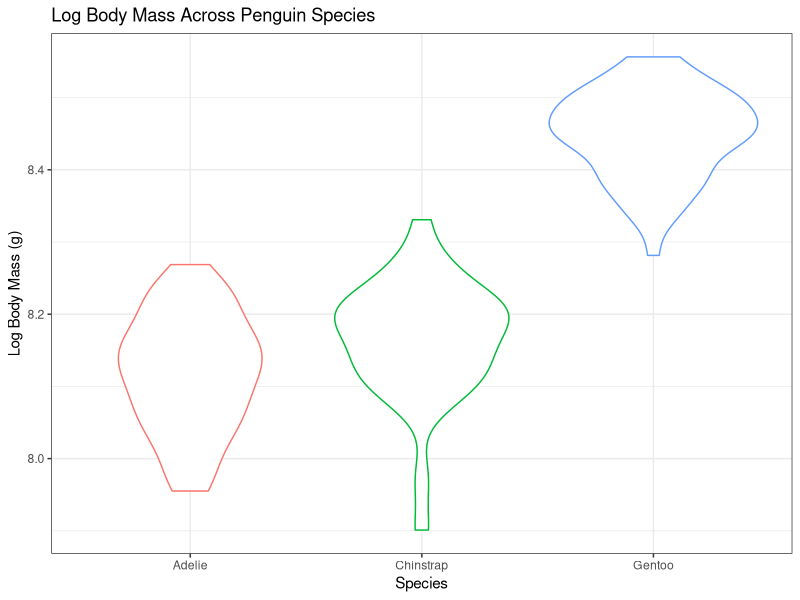
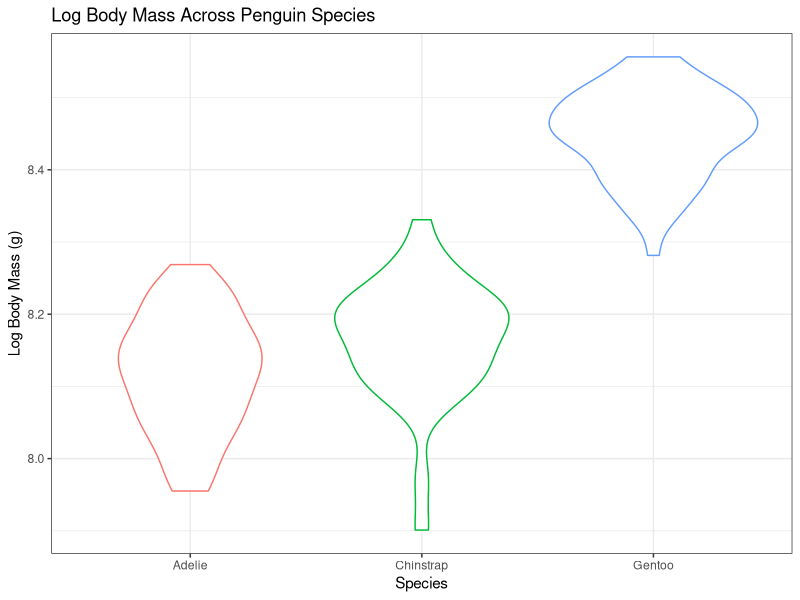

These figures' R source, in order:
##Homework for week 4. Continue to practice with dplyr and the penguin data
##Created by: Annie Deck
##Created on: 2024-09-17

############################################

##load libraries
library(palmerpenguins)
library(tidyverse)
library(here)

##look at data
head(penguins)
view(penguins)

##part 1
penguins %>%
  drop_na(species,island,sex) %>% ##removes NAs from columns I am interested in
  group_by (species,island,sex) %>% ##group by these columns
  summarise(mean_body_mass= mean(body_mass_g, na.rm=TRUE), ##calculate mean body mass for each of these columns
  var_body_mass= var(body_mass_g, na.rm=TRUE)) ##calculate variance for each of these columns

##part 2
penguins_2<-penguins %>% ##creating a new data frame called penguins_2
  filter (sex == "female") %>% ##excludes males
  mutate(log_mass=log(body_mass_g)) %>% ##calculates log body mass
  select(species, island, sex, log_mass) ##selects only these columns I am interested in

##creating a plot with my new data frame
ggplot(data=penguins_2, 
       mapping= aes(x=species, 
                    y=log_mass,
                    color=species))+
  geom_violin(show.legend = FALSE)+
  theme_bw()+
  labs(x= "Species", 
       y= "Log Body Mass (g)",
       title= "Log Body Mass Across Penguin Species")

##saving plot
ggsave(here("Week_04","Output", "Dplr_practice_plot.png"),
       width=6,
       height=6)
